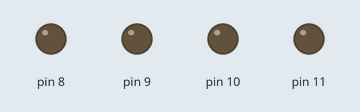
Recording of a sketch running on a simulated Arduino Uno, built with avr-gcc and run on an emulated ATmega328P. Parts: output pins drawn as LEDs (lit = HIGH).

Above: at 0.03 s.
At 0.33 s:
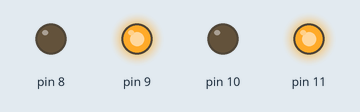
At 0.69 s:
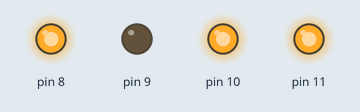
At 1.41 s:
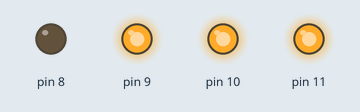
At 2.13 s:
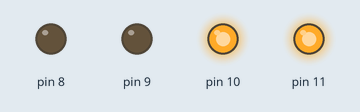
At 2.85 s:
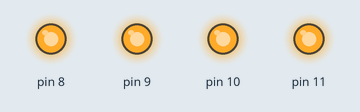
Timing chart, 0 to 3.1 s (numbered marks = the images above):
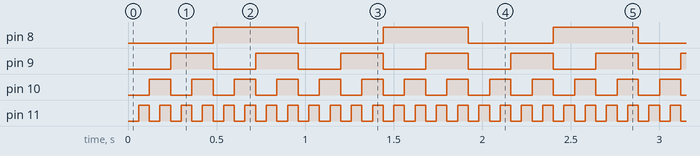

The sketch:

4_bit_BINARY_COUNTER.ino
```cpp
int time=60;

void setup() {
  pinMode(9,OUTPUT);
  pinMode(10,OUTPUT);
  pinMode(8,OUTPUT);
  pinMode(11,OUTPUT);
}

void loop() {
  digitalWrite(8,LOW);
  digitalWrite(9,LOW);
  digitalWrite(10,LOW);
  digitalWrite(11,LOW);
  delay(time);

  digitalWrite(8,LOW);
  digitalWrite(9,LOW);
  digitalWrite(10,LOW);
  digitalWrite(11,HIGH);
  delay(time);

    digitalWrite(8,LOW);
  digitalWrite(9,LOW);
  digitalWrite(10,HIGH);
  digitalWrite(11,LOW);
  delay(time);

    digitalWrite(8,LOW);
  digitalWrite(9,LOW);
  digitalWrite(10,HIGH);
  digitalWrite(11,HIGH);
  delay(time);

    digitalWrite(8,LOW);
  digitalWrite(9,HIGH);
  digitalWrite(10,LOW);
  digitalWrite(11,LOW);
  delay(time);

    digitalWrite(8,LOW);
  digitalWrite(9,HIGH);
  digitalWrite(10,LOW);
  digitalWrite(11,HIGH);
  delay(time);

    digitalWrite(8,LOW);
  digitalWrite(9,HIGH);
  digitalWrite(10,HIGH);
  digitalWrite(11,LOW);
  delay(time);

    digitalWrite(8,LOW);
  digitalWrite(9,HIGH);
  digitalWrite(10,HIGH);
  digitalWrite(11,HIGH);
  delay(time);

    digitalWrite(8,HIGH);
  digitalWrite(9,LOW);
  digitalWrite(10,LOW);
  digitalWrite(11,LOW);
  delay(time);

    digitalWrite(8,HIGH);
  digitalWrite(9,LOW);
  digitalWrite(10,LOW);
  digitalWrite(11,HIGH);
  delay(time);

    digitalWrite(8,HIGH);
  digitalWrite(9,LOW);
  digitalWrite(10,HIGH);
  digitalWrite(11,LOW);
  delay(time);

    digitalWrite(8,HIGH);
  digitalWrite(9,LOW);
  digitalWrite(10,HIGH);
  digitalWrite(11,HIGH);
  delay(time);

    digitalWrite(8,HIGH);
  digitalWrite(9,HIGH);
  digitalWrite(10,LOW);
  digitalWrite(11,LOW);
  delay(time);

    digitalWrite(8,HIGH);
  digitalWrite(9,HIGH);
  digitalWrite(10,LOW);
  digitalWrite(11,HIGH);
  delay(time);

    digitalWrite(8,HIGH);
  digitalWrite(9,HIGH);
  digitalWrite(10,HIGH);
  digitalWrite(11,LOW);
  delay(time);


  digitalWrite(8,HIGH);
  digitalWrite(9,HIGH);
  digitalWrite(10,HIGH);
  digitalWrite(11,HIGH);
  delay(time);
}
```

Measured:
- by itself, pin 8: alternates HIGH for 0.48 s and LOW for 0.48 s
- by itself, pin 9: alternates HIGH for 0.24 s and LOW for 0.24 s
- by itself, pin 10: alternates HIGH for 0.12 s and LOW for 0.12 s
- by itself, pin 11: alternates HIGH for 0.06 s and LOW for 0.06 s
